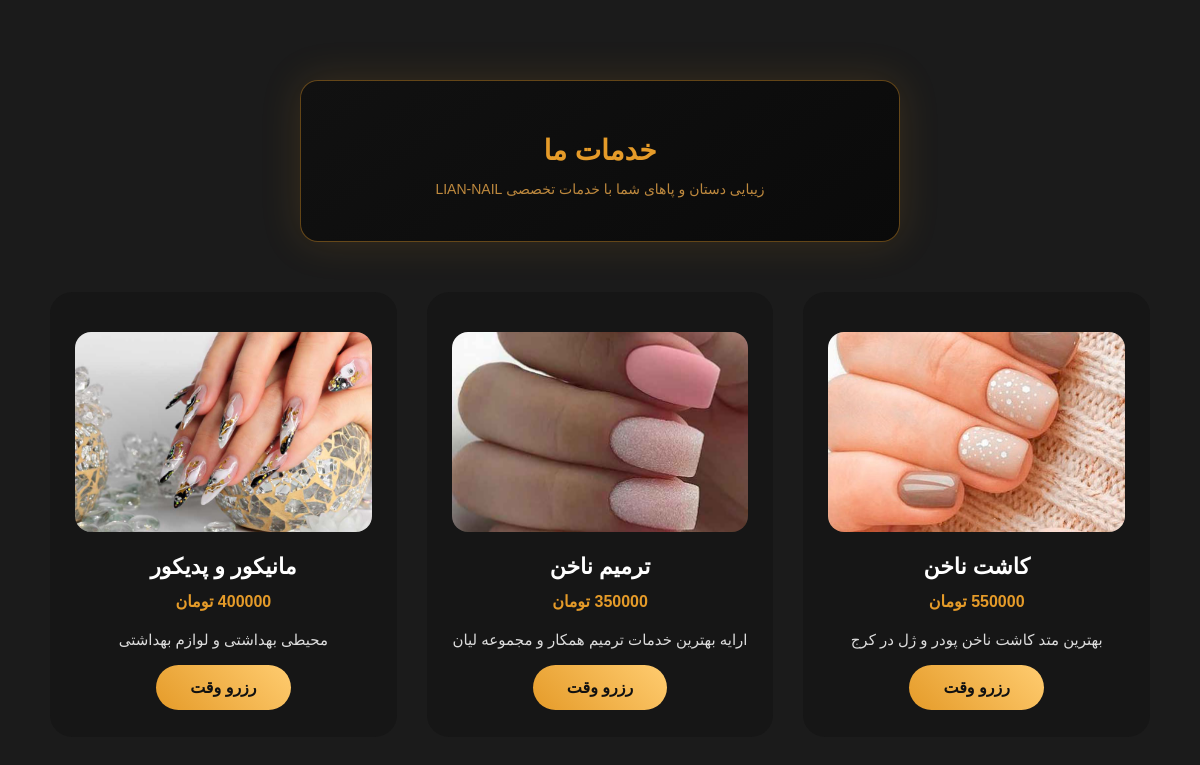
Page /services/ on the committed database.
### api_module/models.py (models this page shows, shortened)
class Service(models.Model):
    title = models.CharField(
        max_length=100,
        db_index=True,
        verbose_name="عنوان خدمات"
    )
    image = models.ImageField(
        upload_to="services/",
        verbose_name="تصویر خدمات"
    )
    price = models.PositiveIntegerField(
        verbose_name="قیمت خدمات (تومان)"
    )
    description = models.TextField(
        verbose_name="توضیحات خدمات"
    )
    is_active = models.BooleanField(
        default=True,
        verbose_name="فعال / غیرفعال"
    )
    class Meta:
        verbose_name = "خدمات"
        verbose_name_plural = "خدمات"

### service_module/views.py (the view)
# urls.py: path("", views.ServiceView.as_view(), name="service_page")
class ServiceView(ListView):
    model = Service
    template_name = "service_module/service_page.html"
    context_object_name = "services"

### service_module/templates/service_module/service_page.html (shortened to what this page needs)
{% extends "shared/base.html" %}
{% load thumbnail %}
{% block content %}
<section class="services-page">
<div class="service-header-box">
        <h1>خدمات ما</h1>
        <p>زیبایی دستان و پاهای شما با خدمات تخصصی LIAN-NAIL</p>
    </div>
    <div class="services-grid">
        {% for service in services %}
        <div class="service-card">
            <div class="service-image">
                {% thumbnail service.image "400x300" crop="center" as im %}
                    <img src="{{ im.url }}" alt="{{ service.title }}">
                {% endthumbnail %}
            </div>
            <h3>{{ service.title }}</h3>
            {% if service.price %}
                <div class="service-price">
                    {{ service.price }} تومان
                </div>
            {% endif %}
            <p class="service-desc">
                {{ service.description }}
            </p>
            <a href="{% url "reserve_page" %}" class="btn-primary">
                رزرو وقت
            </a>
        </div>
        {% endfor %}
    </div>
</section>
{% endblock %}

### static/css/style.css (style rules this page uses)
* { box-sizing: border-box; }
body { margin: 0; font-family: sans-serif; background: #1b1b1b; color: #fff; direction: rtl; position: relative; }
section { padding: 70px 20px; }
.service-card { background: #1a1a1a; padding: 30px; border-radius: 16px; text-align: center; transition: .3s; }
body { position: relative; }
.btn-primary { padding: 14px 34px; border-radius: 30px; background: linear-gradient(45deg, #e59b29, #ffcc70); color: #111; font-weight: bold; text-decoration: none; transition: transform .3s; }
.services-page { padding: 80px 20px; background: #1b1b1b; color: #fff; }
.services-grid { display: grid; grid-template-columns: repeat(auto-fit, minmax(260px, 1fr)); gap: 30px; max-width: 1100px; margin: auto; }
.service-card { background: #161616; border-radius: 22px; padding: 40px 25px; text-align: center; transition: transform .3s, box-shadow .3s; }
.service-card h3 { font-size: 22px; margin-bottom: 12px; }
.service-card p { font-size: 15px; opacity: 0.85; margin-bottom: 25px; line-height: 1.8; }
.service-image { width: 100%; height: 200px; overflow: hidden; border-radius: 16px; margin-bottom: 18px; }
.service-image img { width: 100%; height: 100%; object-fit: cover; }
.service-price { color: #e59b29; font-size: 16px; margin: 8px 0; font-weight: bold; }
.service-desc { font-size: 14px; line-height: 1.9; opacity: 0.85; margin-bottom: 22px; }
.service-header-box { max-width: 600px; margin: 0 auto 50px; text-align: center; padding: 30px; border: 1px solid rgba(229, 155, 41, .4); border-radius: 18px; background: linear-gradient(145deg, #111, #0a0a0a); box-shadow: 0 0 40px rgba(229, 155, 41, .15); }
.service-header-box h1 { color: #e59b29; margin-bottom: 12px; font-size: 28px; }
.service-header-box p { color: #be893e; font-size: 14px; }
html, body { width: 100%; overflow-x: hidden !important; }

### rows in the picture
Service: shows a picture, title "کاشت ناخن", price "550000", description "بهترین متد کاشت ناخن پودر و ژل در کرج"
Service: shows a picture, title "ترمیم ناخن", description "ارایه بهترین خدمات ترمیم همکار و مجموعه لیان"
Service: shows a picture, title "مانیکور و پدیکور", price "400000", description "محیطی بهداشتی و لوازم بهداشتی"
